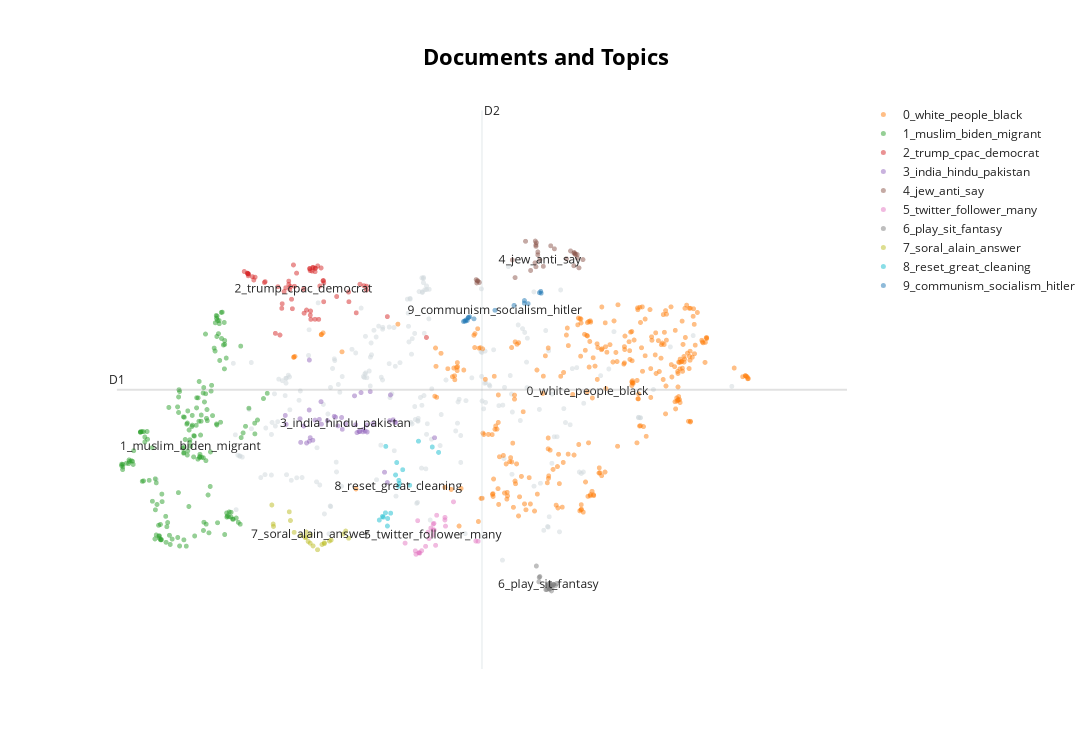

Here is the notebook cell this chart was saved with:
### Code cell
model.visualize_documents(tweets)

### Figure 1 — Plotly figure (JSON) as saved in the notebook; plotly's stock layout.template omitted (floating-point values rounded to 4 significant figures; data arrays with more than 128 entries replaced by an {"elided": "..."} marker saying what was removed)
{"data": [{"hoverinfo": "text", "hovertext": {"elided": "208 str values"}, "marker": {"color": "#CFD8DC", "opacity": 0.5, "size": 5}, "mode": "markers+text", "name": "other", "showlegend": false, "type": "scattergl", "x": {"elided": "208 float values"}, "y": {"elided": "208 float values"}}, {"hoverinfo": "text", "hovertext": {"elided": "293 str values"}, "marker": {"opacity": 0.5, "size": 5}, "mode": "markers+text", "name": "0_white_people_black", "text": {"elided": "293 str values"}, "textfont": {"size": 12}, "type": "scattergl", "x": {"elided": "293 float values"}, "y": {"elided": "293 float values"}}, {"hoverinfo": "text", "hovertext": {"elided": "167 str values"}, "marker": {"opacity": 0.5, "size": 5}, "mode": "markers+text", "name": "1_muslim_biden_migrant", "text": {"elided": "167 str values"}, "textfont": {"size": 12}, "type": "scattergl", "x": {"elided": "167 float values"}, "y": {"elided": "167 float values"}}, {"hoverinfo": "text", "hovertext": ["greta thunberg expose creation powerful marxist soros back ngo al gore amp", "already election need mike penny stop democrat steal", "cqfd well totally fire like trump", "donald trump jr gov cuomo get emmy send grandma death gov de santis get hell open beach h", "cool story first time radio legendary rush limbaugh right somewhat infamou", "entire world watch trump cpac", "trump one address illegal immigration cpac republican party wake f", "surprised new age neo marxist refuse join take wall street crook", "gab run beautifully thank msm announce moment hate fo", "thought hillary aka schrillary clinton new book welcome", "get teary eyed see elderly veteran show freedom plaza fight trump incredible co", "end every trump speech music come help get dance president give much ho", "trump want every american read follow time magazine article democrat crook flaunt corruptness know", "love trigger left amaze marjorie taylor greene look one strong conservative woman scare", "make remain ballot de kalb county must manually scan order tabulate", "uncle mla aunt vice president", "president run third term cpac", "wa po typical left wing news organization exists harm conservative jeff bezos u power money", "house democrat push cable company big tech get rid conservative news network", "united remove traitor like party good choice show cpac", "win seat georgia mitt romney go officially declare democrat good riddance", "guy tune est click link see donald trump cpac address cpac general", "democrat work harder rebuild c swamp american job", "rashida tlaib give oscar worthy performance house floor favorite line happen january th", "antifa always corporate manufacture product anarcho marxism package sell capitalist impre", "alert communist senator chris murphy connecticut national security threat murphy infiltrate senate fo", "march nyc mayor de blasio msnbc amp healthy n yers little th", "time see mike penny truly patriot", "watch president trump take stage cpac give burst joy hope", "trump cpac trumpism mean strong border riot support police nd amendment video", "john kohn aka john kerry claim earth nine year", "counting stop ballot fairy go work", "show one politician corrupt core", "ryan girdusky lincoln project part grift part groom operation john weaver", "necessary win election help someone heart big must heart", "shame gop ballot atlanta start come even though poll close five hour ago democrat co", "cnn rest liberal medium fake plan attack today u capitol go today", "jake tapper dnc operative expose wikileaks left wing hack nerve say kaleigh mc ne", "trump slam traitor republican party yes name every last one time take back party", "trump cpac warmonger liz cheney", "one president trump told u corruption go take place georgia right free", "long machine shut georgia night", "lincoln project every one work trump admin held accountable action also lp w", "expose georgia election bribe democrat group caught break federal law bribing georgia voter", "george conway lie national tv say know fellow co founder lincoln project well r", "happen look like suitcase democrat ballot show", "many vote discover georgia tonight watch suitcase ga sen", "year ago today one america great patriot hero born born bloomington illinois", "rino nikki haley scar show face cpac", "trump present future republican party plan run", "george lincoln rockwell born march assassinate august", "threat alert radical communist tie nominate secretary interior deb haaland nomination completel", "trump take stage cpac love president", "rino nikki haley scar show face cpac", "one trump lawyer play unedited fine people hoax video debunk front america network", "entire world watch trump cpac", "gayle oprah paid pr harry witch", "president trump cpac must voter id republican party actually tackle issue must stop speaki", "yes trump might decide beat third time usa usa usa", "warn joe biden radical hud secretary marcia fudge threat america watch like many others biden admin", "flag ny dems let let one credible scandal distract another credible disa", null], "marker": {"opacity": 0.5, "size": 5}, "mode": "markers+text", "name": "2_trump_cpac_democrat", "text": ["", "", "", "", "", "", "", "", "", "", "", "", "", "", "", "", "", "", "", "", "", "", "", "", "", "", "", "", "", "", "", "", "", "", "", "", "", "", "", "", "", "", "", "", "", "", "", "", "", "", "", "", "", "", "", "", "", "", "", "", "", "2_trump_cpac_democrat"], "textfont": {"size": 12}, "type": "scattergl", "x": [3.157, 2.073, 2.667, 2.195, 2.77, 2.699, 2.603, 3.527, 1.874, 2.924, 2.632, 2.603, 2.537, 3.069, 1.825, 2.397, 2.447, 2.711, 2.61, 2.367, 1.921, 2.671, 2.566, 2.41, 3.992, 2.388, 2.25, 2.375, 2.642, 2.739, 1.938, 1.875, 2.319, 3.248, 2.065, 1.866, 2.617, 2.614, 2.422, 2.771, 2.225, 1.872, 2.723, 1.954, 3.202, 1.866, 1.862, 3.278, 2.766, 2.354, 3.28, 2.271, 2.642, 2.762, 2.667, 2.67, 3.065, 2.609, 2.354, 2.276, 2.299, 2.531], "y": [13.33, 13.85, 14.02, 12.99, 13.52, 14.12, 14.07, 13.27, 13.99, 13.61, 14.03, 14.07, 13.33, 13.52, 14.02, 13.4, 14.0, 13.23, 13.3, 13.72, 13.94, 14.08, 13.38, 14.13, 12.92, 13.56, 12.96, 13.77, 14.09, 14.08, 13.88, 13.98, 13.75, 13.79, 13.84, 13.99, 13.23, 13.36, 13.78, 13.83, 13.77, 13.95, 13.78, 13.93, 13.81, 13.99, 14.0, 13.72, 13.87, 13.86, 13.78, 13.41, 14.09, 13.87, 13.23, 14.08, 13.68, 14.04, 13.81, 13.49, 13.69, 13.73]}, {"hoverinfo": "text", "hovertext": ["pride india rajputana chittorgarh fort", "really modi ji get credit rejuvenation include go journey become possible", "downfall one kill sadhu insult woman certain parambir singh anil deshmukh uddhav thackeray sanjay raut ht", "australian student year behind average chinese student sat test year behind", "rahul gandhi big asset bjp", "warn biden terror tie hijabi appointee sameera fazili threat u amp india fazili member stand kash", "south australia trinity college apologise video circulate show student school hang black", "fund dedication shri ram mandir zomato pizza hut domino swiggy mango shopkeeper", "associate every work r interest country mithun chakraborty", "u press reporting muslim girl father lie samuel paty start campaign get", "hindu le sikh today e hoist flag religion red fort", "inter n national c chutiya", "try tell everyone year matter nothing good enough crea", "case prima facie seem fault delivery boy kamaraj hitesha pull whole", "sharia pakistan little hindu girl pakistan abduct beg india modi protection islamic ca", "happy republic day india america stand care deeply war jihadis amp left wag country amp", "islamic pakistan medium blackout muslim destroy another hindu temple pakistan modi caa give citizenship persecute", "friend india please contact help expose left coordinate attack country indian fa", "final round shivgaan competition full swing across maharashtra eve chhatrapati shivaji maharaj birth anniversary umbrella", "holy place vrindavan cm shri ji hon union jal shakti minister shri water power", "tell everyone year ever give scandinavian brother sister war th", "shameful samuel paty style threat head school bow violent jihad mob parent issue apology su", "india innovative thrust jai swadeshi", "america pay attention coordinate global attack india left radical launch campaign destr", "savitri devi write numerous time determine quality person people view", "u bulat home pawri ho rai hai", "modi ji slogan self reliance penetrate even among love couple", "two private school girl adelaide appear film hang black baby doll give part", "heard psycho back send agra soon", "day since kashmiri hindu turn away home let sink", "ok theek hai", "sucial science uba must close", "medium want believe hundred people freedom reclaim", "terrorist attack india islamic mob drag hindu rinku sharma home slaughter front parent wh", "year delhi trouble riot delhi ankit rinku sharma kill jihadis delhi", "agree ignoramus toby young free describe journalist illiterate make", "cnrs investigate sa bouamama via", "time fix mukhtar ansari salwar peeli", "facebook ban gay ex muslim iraq life germany one photo show kiss man", "friend let support dear friend let solidarity problem account friend get notification", "g link anon r pls research post u find fault let know learn hhx news clipping lie flie", "lgbt deviant disrespect kaaba bo azi university detain", null], "marker": {"opacity": 0.5, "size": 5}, "mode": "markers+text", "name": "3_india_hindu_pakistan", "text": ["", "", "", "", "", "", "", "", "", "", "", "", "", "", "", "", "", "", "", "", "", "", "", "", "", "", "", "", "", "", "", "", "", "", "", "", "", "", "", "", "", "", "3_india_hindu_pakistan"], "textfont": {"size": 12}, "type": "scattergl", "x": [3.287, 3.596, 2.895, 2.6, 3.555, 2.598, 2.61, 3.263, 3.626, 2.323, 2.991, 3.239, 2.566, 2.983, 2.666, 3.323, 2.743, 3.136, 3.197, 3.19, 2.496, 2.532, 3.356, 3.214, 4.088, 3.282, 3.616, 2.641, 3.493, 2.938, 3.15, 3.237, 3.564, 2.718, 2.814, 2.599, 3.166, 2.91, 2.313, 3.526, 2.738, 2.488, 3.03], "y": [11.34, 11.55, 11.61, 11.19, 11.53, 11.71, 11.25, 11.36, 11.51, 11.47, 11.39, 11.39, 11.16, 11.59, 11.54, 12.02, 11.48, 11.95, 11.35, 11.35, 11.17, 11.45, 11.49, 12.0, 11.25, 11.46, 11.51, 11.21, 10.67, 11.45, 11.47, 11.35, 11.96, 11.55, 11.54, 12.55, 11.34, 11.59, 11.62, 10.5, 11.85, 11.57, 11.48]}, {"hoverinfo": "text", "hovertext": ["take name main parasitic beneficiary anti semitism journalistic investigation", "try say jew one lead impeachment", "average people need start ask okay jew anti white okay white", "collect coin like jew anti semitic humor slippage elect official sarcelles see", "old south wealthy white allied jewish merchant pamper color slave class mass poor white", "say denounce anti semitism jew say video link", "law anti white law anti jewish white people really wer", "try say jew one lead impeachment", "hell holocaust denial illegal place mean illegal simply say something like loo", "new swedish school report jew malm enemy arab student craze hitler today", "well jew allow hate white people white people allow hate jew", "myth semitic armenoid story", "get align hebrew mythology story", "whenever biden speaks know semitic armenoid handler speak instead", "daily reminder jew perfect people never commit crime certainly war crime", "people draw comparison jeffrey epstein lincoln project", "hebrew mythology make race slave benefit", "literally every single time hear someone spray paint swastika synagogue end hoax lit", "social zionism wreak havoc suburb national zionism reap benefit", "try say jew stock market beating game anti semitism", "lol say republican today like jewish holocaust apparently", "identity generation techouva anti semitism anti zionism place u", "harassment violence impersonation zionism ulcan trial via", "amaze often jew involve significant world event", "ric dupond moretti act submit zionist lobby via", "community say black jew operate together coordinate effort dismiss bigotry r", "white people say jew white consider anti semitism jew say", "abrahamic summit jew pope interfaith meeting iraq", "semite member people speak spoke semitic language include particular jew", "white people say jew white consider anti semitism jew say", "remember allow even much question woman story story holocaust told", null], "marker": {"opacity": 0.5, "size": 5}, "mode": "markers+text", "name": "4_jew_anti_say", "text": ["", "", "", "", "", "", "", "", "", "", "", "", "", "", "", "", "", "", "", "", "", "", "", "", "", "", "", "", "", "", "", "4_jew_anti_say"], "textfont": {"size": 12}, "type": "scattergl", "x": [4.597, 5.299, 5.75, 5.294, 5.745, 5.47, 5.786, 5.286, 5.805, 5.046, 5.785, 5.284, 5.293, 5.17, 5.656, 5.013, 5.381, 5.513, 4.583, 5.316, 5.705, 4.622, 4.59, 5.316, 4.602, 5.853, 5.76, 5.292, 5.745, 5.763, 5.231, 5.34], "y": [13.87, 14.5, 14.34, 14.44, 14.12, 14.45, 14.25, 14.53, 14.09, 13.92, 14.31, 14.17, 14.1, 14.53, 14.24, 14.22, 14.11, 14.4, 13.89, 14.35, 14.37, 13.84, 13.83, 14.3, 13.87, 14.22, 14.32, 14.47, 14.33, 14.31, 14.04, 14.22]}, {"hoverinfo": "text", "hovertext": ["book write", "post need many many million view share many people", "idea guy god work love see clip float around", "lose follower twitter seem like tolerant free speech love place", "twitter purge account every single day add follower year instead lose follow", "friend india website story rinku sharma block twitter however continue", "video deserves every thumb get", "delete first one get ratio ed hard uploaded new one allow", "know many purge account able survive account survive night", "think twitter allow certain conservative account maintain follower erase account like min", "great many level", "neat idea fiction novel anyone interested write bunch retire sof operator use", "know many people receive permanent ban social medium account express concern drag", "amaze article people write two year ago show ten thousand follower", "anyway would never stop repeat place woman tiktok quite simply", "anyone think create video channel want deal tube censorship bit chute shitty", "bought paid", "post need many many million view share many people", "amazon dictate ebooks online book sale audiobooks sale head thi", "every day come onto twitter lose another hundred follower add follower two year", "actually interviewed tube channel couple year ago gotten thousand view", "recent psych science paper use national iq predict stuff ran simple probability calculation measur", "might audio version concept odysee channel find someone want put together vid", "twitter thousand retweets twitter dozen retweets twitter new follower daily twitter followe", null], "marker": {"opacity": 0.5, "size": 5}, "mode": "markers+text", "name": "5_twitter_follower_many", "text": ["", "", "", "", "", "", "", "", "", "", "", "", "", "", "", "", "", "", "", "", "", "", "", "", "5_twitter_follower_many"], "textfont": {"size": 12}, "type": "scattergl", "x": [4.579, 4.07, 4.211, 3.913, 3.901, 3.904, 4.072, 4.043, 3.738, 3.868, 4.313, 4.218, 3.859, 4.022, 4.101, 4.113, 3.888, 4.084, 4.606, 3.935, 4.08, 4.011, 4.212, 3.982, 4.072], "y": [9.525, 9.712, 9.877, 9.324, 9.328, 9.331, 9.807, 9.741, 9.49, 9.303, 10.18, 9.774, 9.361, 9.566, 9.453, 9.955, 9.865, 9.709, 9.521, 9.364, 9.82, 9.673, 9.919, 9.437, 9.626]}, {"hoverinfo": "text", "hovertext": ["play sugarfree fantasy", "play various artist fanfare hunger thirst", "play anja speak silver silent gold", "ptdrrrr nintendo schwitz", "get ro pfp would sit one bestie", "play lisa del bo pearl like", "play snollebollekes springen nondeju nd bass remix", "anyone else clubhouse join wonder u", "play django wagner de muzikant", "bose dk sit naked", "play wolter kroes viva hollandia", "play nicole wonderful", "play jayh nice day", "play f aschtb nkler partyplanet", "play fantasy casanova", "play richard anthony j entends siffler le train version remastered", "play hut jordan jay idetto mood", "play hansi hinterseer god life earth", "play luc steeno played accordion", "play bob benny love anyway", "play semino rossi alone tonight", "play bobby day rockin robin", null], "marker": {"opacity": 0.5, "size": 5}, "mode": "markers+text", "name": "6_play_sit_fantasy", "text": ["", "", "", "", "", "", "", "", "", "", "", "", "", "", "", "", "", "", "", "", "", "", "6_play_sit_fantasy"], "textfont": {"size": 12}, "type": "scattergl", "x": [5.481, 5.46, 5.542, 5.455, 5.299, 5.487, 5.455, 5.333, 5.479, 5.329, 5.466, 5.526, 5.503, 5.501, 5.452, 5.411, 5.454, 5.503, 5.422, 5.46, 5.34, 5.442, 5.446], "y": [8.777, 8.755, 8.817, 8.729, 9.108, 8.753, 8.72, 8.917, 8.693, 8.844, 8.767, 8.781, 8.795, 8.803, 8.818, 8.713, 8.783, 8.797, 8.716, 8.794, 8.932, 8.741, 8.798]}, {"hoverinfo": "text", "hovertext": ["quite simply interest le", "afghanistan saudi arabia dream afternoon b ziers lidl supermarket avenue de badones", "piece bravery alain soral russie toulon", "alain soral transition formal logic concrete logic", "piece bravery alain soral ntm alain soral fr jus", "peugeot affair documentary available vo kontre kulture", "meryeminelindentut", "see episode", "philippe de maistre courageous priest people respect health dictatorship", "celebration napoleon bicentenary disturb laughter minister woman elisabeth moreno", "soral answer episode alexandre langlois", "panic kitchen rebel restaurateur deprive aid bruno le maire via", "alain soral answer pierre de brague question understand era compensation complacency", "soral answer erfm twenty fourth batch", "panic kitchen rebel restaurateur deprive aid bruno le maire", "soral answer episode alain soral family program st phane douard", "marcel obama lukashenko karine lacombe fourtillan student", "race alain soral fr jus may", "france freak theory small bubble heat pan water first surface", "franco albrecht neo nazi terrorist disguise syrian migrant victor young repentant lfi return v", "dr louis fouch hold bonus", "didier raoult must stop war press release say go die", null], "marker": {"opacity": 0.5, "size": 5}, "mode": "markers+text", "name": "7_soral_alain_answer", "text": ["", "", "", "", "", "", "", "", "", "", "", "", "", "", "", "", "", "", "", "", "", "", "7_soral_alain_answer"], "textfont": {"size": 12}, "type": "scattergl", "x": [3.001, 2.173, 2.585, 2.777, 2.609, 2.697, 2.169, 3.066, 2.558, 2.55, 2.778, 2.419, 2.838, 2.858, 2.499, 2.75, 2.374, 2.644, 2.562, 2.36, 3.031, 2.153, 2.611], "y": [9.641, 9.768, 9.519, 9.481, 9.489, 9.38, 9.808, 9.572, 9.594, 9.58, 9.497, 9.67, 9.525, 9.541, 9.62, 9.467, 9.867, 9.444, 9.674, 10.01, 9.691, 10.13, 9.635]}, {"hoverinfo": "text", "hovertext": ["create beast finally bring", "good news would prefer rehabilitation center", "warn left wing fight morph pandemic lockdown climate lockdown climate lockdown private vehicle use b", "disability heval", "covid warn yr old survivor call resistance recur fascism tend hold onto rather magical amp", "daniel year old athletic intensive care bfm tv manipulation", "great reset big cleaning episode great reset health", "mdrrrr see pair look like clutch pedal", "new normal watchword great reset", "watch first part minute great reset great reset spring cleaning great r", "plz support student amp part campaign", "great reset spring cleaning episode free extract", "see yet another major purge go today linktree find place", "heal unity creature", "people bailing tube switch lbry odysee", "go leclerc reimburse x psk difference found penny product cheaper htt", "start reimburse ruin fn", null], "marker": {"opacity": 0.5, "size": 5}, "mode": "markers+text", "name": "8_reset_great_cleaning", "text": ["", "", "", "", "", "", "", "", "", "", "", "", "", "", "", "", "", "8_reset_great_cleaning"], "textfont": {"size": 12}, "type": "scattergl", "x": [3.709, 3.67, 3.897, 3.664, 3.638, 3.793, 3.479, 4.136, 3.504, 3.468, 3.508, 3.431, 3.528, 3.624, 4.061, 3.531, 3.567, 3.659], "y": [10.72, 10.49, 11.19, 10.54, 10.83, 10.46, 9.923, 11.0, 9.996, 9.935, 11.11, 9.875, 9.775, 10.63, 11.09, 9.9, 9.99, 10.44]}, {"hoverinfo": "text", "hovertext": ["oppose islam racist oppose german national socialism soviet communism nothing w color", "philosophy national socialism reawaking mankind consciousness nature importance ra", "hitler nazi war happen racist hat anyone blonde hair amp blue eye", "historically speak virtually every time communism come power regime manufacture artificial famine", "hysteria freak see hitler literally everywhere go continue affirm say fo", "anti hitler sentiment reach fanatical insanity le severity religious hysteria anyone stoop", "marxism virus mutates spread host host time bolshevism communism social democracy", "communism always creates resistance logical response communism always fascism na", "philosophy lie national socialism man lie", "communism symptom disease disease look communism come look", "blame anyone know truth adolf hitler amp national socialism victor write history", "want socialism", "natural redhead rare people planet easily one beautiful anyone natural", "historically whenever marxist bolshevik communist regime take power one first thing", "ancient celt dyed hair blonde lime also dyed clothes various color plant berry", "look like everything prove hitler right", null], "marker": {"opacity": 0.5, "size": 5}, "mode": "markers+text", "name": "9_communism_socialism_hitler", "text": ["", "", "", "", "", "", "", "", "", "", "", "", "", "", "", "", "9_communism_socialism_hitler"], "textfont": {"size": 12}, "type": "scattergl", "x": [4.446, 4.556, 5.335, 4.456, 5.157, 5.2, 4.492, 4.432, 4.505, 4.489, 5.033, 4.465, 5.356, 4.478, 5.351, 5.155, 4.807], "y": [13.2, 13.23, 13.67, 13.2, 13.54, 13.49, 13.26, 13.19, 13.27, 13.25, 13.46, 13.22, 13.66, 13.21, 13.69, 13.5, 13.38]}], "layout": {"annotations": [{"showarrow": false, "text": "D1", "x": 0.3108, "y": 12.05, "yshift": 10}, {"showarrow": false, "text": "D2", "x": 4.652, "xshift": 10, "y": 16.71}], "height": 750, "shapes": [{"line": {"color": "#CFD8DC", "width": 2}, "type": "line", "x0": 4.652, "x1": 4.652, "y0": 7.389, "y1": 16.71}, {"line": {"color": "#9E9E9E", "width": 2}, "type": "line", "x0": 0.3108, "x1": 8.993, "y0": 12.05, "y1": 12.05}], "title": {"font": {"color": "Black", "size": 22}, "text": "<b>Documents and Topics", "x": 0.5, "xanchor": "center", "yanchor": "top"}, "width": 1200, "xaxis": {"visible": false}, "yaxis": {"visible": false}}}
